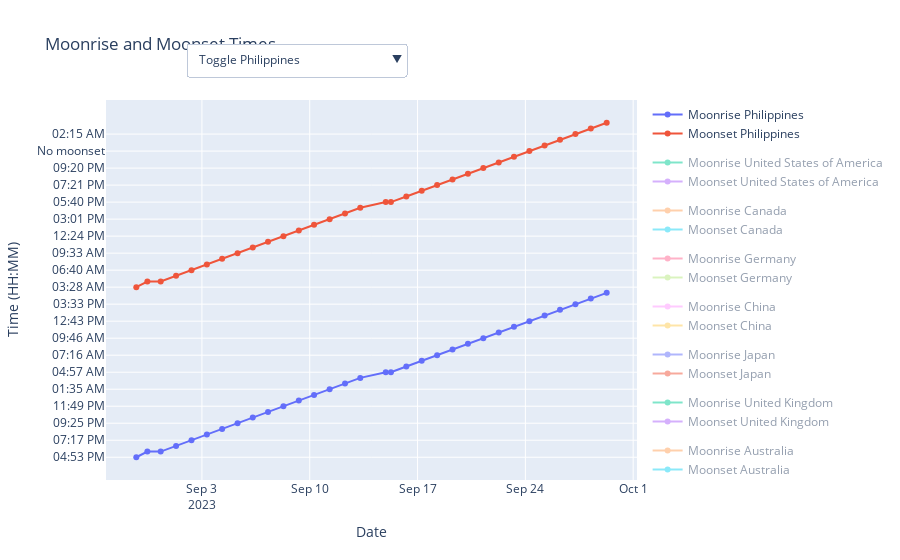

Source (notebook cell):
### Markdown cell above
# Moonrise and Moonset (Jon)

### Code cell
########### NOTES ###########
#   -Remove excessive imports and clean code for more readable
#    reference and indicate usage of code by section
#
#   -All data, from figure/chart, combined becomes complicated and not readable in a first glance
#   -Make data comes with different countries not just show all
#   -Remove show all option
#   -FUCK!
#############################

########### CSV READ ###########
#--- ONLINE
csv_url = "https://raw.githubusercontent.com/gabrielrago/DataAnalyticsFirst/main/GlobalWeatherRepository.csv"
#--- OFFLINE
#csv_url = r"C:\Users\Engilo Grave\Python\GlobalWeatherRepository.csv"
#--- READ
data = pd.read_csv(csv_url)
fig_weather = go.Figure()

########### PANEL ###########
pn.extension()

########### VARIABLES ###########
#--- Set by information by Column
date_column = "last_updated"
moonrise_column = "moonrise"
moonset_column = "moonset"
moonphase_column = "moon_phase"
country_column = "country"
#--- Secify Data /// servicable when in a loop act
countries_to_indicate = ['Philippines','United States of America','Canada','Germany','China','Japan','United Kingdom','Australia','India']


########### FIGURE ###########
def plot_moonrise_set(data, initial_country):
    #--- FIGURE
    fig = go.Figure()
    #-- RUNS GRAPH-FIGURE
    for country in countries_to_indicate:
        #-- Filter
        filtered_data = data[data[country_column]==country]
        #--- moonrise data consistent line
        rise_trace = go.Scatter(
            x=filtered_data[date_column],
            y=filtered_data[moonrise_column],
            mode = 'lines+markers',
            name = f"Moonrise {country}",
            legendgroup=country,
            hovertext=filtered_data[moonphase_column].apply(lambda x: f'Moonrise Phase: {x}')
        )
        #--- Moonset
        set_trace = go.Scatter(
                x=filtered_data[date_column],
                y=filtered_data[moonset_column],
                mode='lines+markers',
                name=f'Moonset {country}',
                legendgroup=country,
                hovertext=filtered_data[moonphase_column].apply(lambda x: f'Moonset Phase: {x}')
            )
        
        #--- Adding in Figure
        fig.add_trace(rise_trace)
        fig.add_trace(set_trace)

        #--- Initialize Singular Countries
        if country != initial_country:
            for trace in fig.data[-2:]:
                trace.visible = 'legendonly'
    
    
    #--- UPDATE GRAPH
    fig.update_layout(
        title = 'Moonrise and Moonset Times',
        xaxis_title = 'Date',
        yaxis_title = 'Time (HH:MM)',
        showlegend = True
    )

    #--- BUTTON FOR COUNTRIES
    buttons = []
    for country in countries_to_indicate:
        buttons.append(
            dict(
                label=f'Toggle {country}',
                method='update',
                args=[{'visible': [True if trace['legendgroup'] == country else False for trace in fig.data]}],
            )
        )

    # #--- BUTTON TO SHOW ALL
    # buttons.append(
    #     dict(
    #         label = 'Show All',
    #         method = 'update',
    #         args = [{'visible': [True]* len(fig.data)}],
    #     )
    # )

    #-- UPDATE BUTTONS
    fig.update_layout(
        updatemenus = [
            dict(
                type = 'dropdown',
                showactive = True,
                buttons = buttons,
                x = 0.15,
                xanchor = 'left',
                y = 1.15,
                yanchor = 'top'
            )
        ]
    )

    return fig


########### SHOW ###########
figure = plot_moonrise_set(data, initial_country='Philippines')
figure.show()

# def create_app():
#     app = pn.Column(
#         plot_moonrise_set(data)
#     )
#     return app

# if __name__ == "__main__":
#     app = create_app()
#     app.servable()

# app = pn.Column(
#     plot_moonrise_set(data)
# )

# app.servable()
